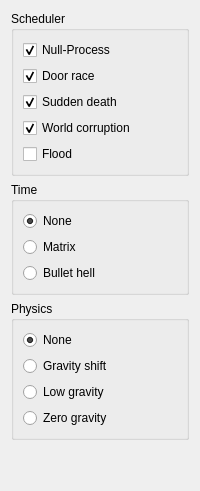
              <widget class="QWidget" name="Mutators">
               <attribute name="title">
                <string>Mutators</string>
               </attribute>
               <layout class="QVBoxLayout" name="verticalLayout_13">
                <item>
                 <widget class="QGroupBox" name="groupBox_16">
                  <property name="title">
                   <string>Scheduler </string>
                  </property>
                  <property name="flat">
                   <bool>false</bool>
                  </property>
                  <layout class="QVBoxLayout" name="verticalLayout_27">
                   <item>
                    <widget class="QCheckBox" name="checkBox_14">
                     <property name="text">
                      <string>Null-Process</string>
                     </property>
                     <property name="checked">
                      <bool>true</bool>
                     </property>
                    </widget>
                   </item>
                   <item>
                    <widget class="QCheckBox" name="checkBox_17">
                     <property name="text">
                      <string>Door race</string>
                     </property>
                     <property name="checked">
                      <bool>true</bool>
                     </property>
                    </widget>
                   </item>
                   <item>
                    <widget class="QCheckBox" name="checkBox_18">
                     <property name="text">
                      <string>Sudden death</string>
                     </property>
                     <property name="checked">
                      <bool>true</bool>
                     </property>
                    </widget>
                   </item>
                   <item>
                    <widget class="QCheckBox" name="checkBox_15">
                     <property name="text">
                      <string>World corruption</string>
                     </property>
                     <property name="checked">
                      <bool>true</bool>
                     </property>
                    </widget>
                   </item>
                   <item>
                    <widget class="QCheckBox" name="checkBox_16">
                     <property name="text">
                      <string>Flood</string>
                     </property>
                    </widget>
                   </item>
                  </layout>
                 </widget>
                </item>
                <item>
                 <widget class="QGroupBox" name="groupBox_10">
                  <property name="title">
                   <string>Time</string>
                  </property>
                  <property name="flat">
                   <bool>false</bool>
                  </property>
                  <layout class="QVBoxLayout" name="verticalLayout_7">
                   <item>
                    <widget class="QRadioButton" name="radioButton_5">
                     <property name="text">
                      <string>None</string>
                     </property>
                     <property name="checked">
                      <bool>true</bool>
                     </property>
                    </widget>
                   </item>
                   <item>
                    <widget class="QRadioButton" name="radioButton_56">
                     <property name="text">
                      <string>Matrix</string>
                     </property>
                    </widget>
                   </item>
                   <item>
                    <widget class="QRadioButton" name="radioButton_54">
                     <property name="text">
                      <string>Bullet hell</string>
                     </property>
                    </widget>
                   </item>
                  </layout>
                 </widget>
                </item>
                <item>
                 <widget class="QGroupBox" name="groupBox_17">
                  <property name="title">
                   <string>Physics</string>
                  </property>
                  <property name="flat">
                   <bool>false</bool>
                  </property>
                  <layout class="QVBoxLayout" name="verticalLayout_31">
                   <item>
                    <widget class="QRadioButton" name="radioButton_16">
                     <property name="text">
                      <string>None</string>
                     </property>
                     <property name="checked">
                      <bool>true</bool>
                     </property>
                    </widget>
                   </item>
                   <item>
                    <widget class="QRadioButton" name="radioButton_17">
                     <property name="text">
                      <string>Gravity shift</string>
                     </property>
                     <property name="checked">
                      <bool>false</bool>
                     </property>
                    </widget>
                   </item>
                   <item>
                    <widget class="QRadioButton" name="radioButton_61">
                     <property name="text">
                      <string>Low gravity</string>
                     </property>
                    </widget>
                   </item>
                   <item>
                    <widget class="QRadioButton" name="radioButton_18">
                     <property name="text">
                      <string>Zero gravity</string>
                     </property>
                    </widget>
                   </item>
                  </layout>
                 </widget>
                </item>
                <item>
                 <spacer name="verticalSpacer_10">
                  <property name="orientation">
                   <enum>Qt::Vertical</enum>
                  </property>
                  <property name="sizeHint" stdset="0">
                   <size>
                    <width>20</width>
                    <height>40</height>
                   </size>
                  </property>
                 </spacer>
                </item>
               </layout>
              </widget>
